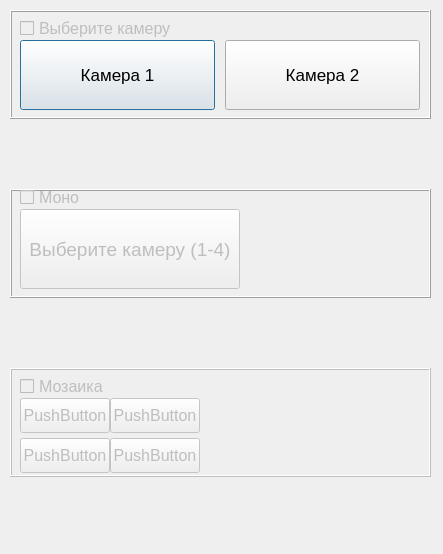
<?xml version="1.0" encoding="UTF-8"?>
<ui version="4.0">
 <class>dgCameraMode</class>
 <widget class="QDialog" name="dgCameraMode">
  <property name="geometry">
   <rect>
    <x>0</x>
    <y>0</y>
    <width>443</width>
    <height>554</height>
   </rect>
  </property>
  <property name="sizePolicy">
   <sizepolicy hsizetype="Fixed" vsizetype="Fixed">
    <horstretch>5</horstretch>
    <verstretch>5</verstretch>
   </sizepolicy>
  </property>
  <property name="font">
   <font>
    <pointsize>12</pointsize>
   </font>
  </property>
  <property name="windowTitle">
   <string>Dialog</string>
  </property>
  <widget class="QWidget" name="verticalLayoutWidget">
   <property name="geometry">
    <rect>
     <x>10</x>
     <y>10</y>
     <width>421</width>
     <height>531</height>
    </rect>
   </property>
   <layout class="QVBoxLayout" name="verticalLayout">
    <item>
     <widget class="QFrame" name="frPiP">
      <property name="minimumSize">
       <size>
        <width>0</width>
        <height>109</height>
       </size>
      </property>
      <property name="maximumSize">
       <size>
        <width>16777215</width>
        <height>109</height>
       </size>
      </property>
      <property name="frameShape">
       <enum>QFrame::Box</enum>
      </property>
      <property name="frameShadow">
       <enum>QFrame::Raised</enum>
      </property>
      <widget class="QCheckBox" name="chbPip">
       <property name="enabled">
        <bool>false</bool>
       </property>
       <property name="geometry">
        <rect>
         <x>10</x>
         <y>10</y>
         <width>261</width>
         <height>17</height>
        </rect>
       </property>
       <property name="text">
        <string>Выберите камеру</string>
       </property>
      </widget>
      <widget class="QPushButton" name="btBig">
       <property name="geometry">
        <rect>
         <x>10</x>
         <y>30</y>
         <width>195</width>
         <height>70</height>
        </rect>
       </property>
       <property name="font">
        <font>
         <pointsize>13</pointsize>
        </font>
       </property>
       <property name="text">
        <string>Камера 1</string>
       </property>
       <property name="autoDefault">
        <bool>true</bool>
       </property>
      </widget>
      <widget class="QPushButton" name="btSmall">
       <property name="geometry">
        <rect>
         <x>215</x>
         <y>30</y>
         <width>195</width>
         <height>70</height>
        </rect>
       </property>
       <property name="font">
        <font>
         <pointsize>13</pointsize>
        </font>
       </property>
       <property name="text">
        <string>Камера 2</string>
       </property>
       <property name="autoDefault">
        <bool>true</bool>
       </property>
      </widget>
     </widget>
    </item>
    <item>
     <spacer name="verticalSpacer">
      <property name="orientation">
       <enum>Qt::Vertical</enum>
      </property>
      <property name="sizeHint" stdset="0">
       <size>
        <width>20</width>
        <height>40</height>
       </size>
      </property>
     </spacer>
    </item>
    <item>
     <widget class="QFrame" name="frMono">
      <property name="enabled">
       <bool>true</bool>
      </property>
      <property name="minimumSize">
       <size>
        <width>0</width>
        <height>109</height>
       </size>
      </property>
      <property name="maximumSize">
       <size>
        <width>16777215</width>
        <height>109</height>
       </size>
      </property>
      <property name="autoFillBackground">
       <bool>false</bool>
      </property>
      <property name="frameShape">
       <enum>QFrame::Box</enum>
      </property>
      <property name="frameShadow">
       <enum>QFrame::Raised</enum>
      </property>
      <widget class="QCheckBox" name="chbMono">
       <property name="enabled">
        <bool>false</bool>
       </property>
       <property name="geometry">
        <rect>
         <x>10</x>
         <y>0</y>
         <width>251</width>
         <height>17</height>
        </rect>
       </property>
       <property name="text">
        <string>Моно                                </string>
       </property>
      </widget>
      <widget class="QPushButton" name="btMono">
       <property name="enabled">
        <bool>false</bool>
       </property>
       <property name="geometry">
        <rect>
         <x>10</x>
         <y>20</y>
         <width>220</width>
         <height>80</height>
        </rect>
       </property>
       <property name="font">
        <font>
         <pointsize>14</pointsize>
        </font>
       </property>
       <property name="text">
        <string>Выберите камеру (1-4)</string>
       </property>
       <property name="checkable">
        <bool>false</bool>
       </property>
      </widget>
     </widget>
    </item>
    <item>
     <spacer name="verticalSpacer_3">
      <property name="orientation">
       <enum>Qt::Vertical</enum>
      </property>
      <property name="sizeHint" stdset="0">
       <size>
        <width>20</width>
        <height>40</height>
       </size>
      </property>
     </spacer>
    </item>
    <item>
     <widget class="QFrame" name="frMosaic">
      <property name="enabled">
       <bool>false</bool>
      </property>
      <property name="minimumSize">
       <size>
        <width>0</width>
        <height>109</height>
       </size>
      </property>
      <property name="maximumSize">
       <size>
        <width>16777215</width>
        <height>109</height>
       </size>
      </property>
      <property name="frameShape">
       <enum>QFrame::Box</enum>
      </property>
      <property name="frameShadow">
       <enum>QFrame::Raised</enum>
      </property>
      <widget class="QCheckBox" name="chbMosaic">
       <property name="enabled">
        <bool>false</bool>
       </property>
       <property name="geometry">
        <rect>
         <x>10</x>
         <y>10</y>
         <width>271</width>
         <height>17</height>
        </rect>
       </property>
       <property name="text">
        <string>Мозаика                           </string>
       </property>
      </widget>
      <widget class="QPushButton" name="btTopLeft">
       <property name="geometry">
        <rect>
         <x>10</x>
         <y>30</y>
         <width>90</width>
         <height>35</height>
        </rect>
       </property>
       <property name="minimumSize">
        <size>
         <width>90</width>
         <height>0</height>
        </size>
       </property>
       <property name="text">
        <string>PushButton</string>
       </property>
      </widget>
      <widget class="QPushButton" name="btBottomLeft">
       <property name="geometry">
        <rect>
         <x>10</x>
         <y>70</y>
         <width>90</width>
         <height>35</height>
        </rect>
       </property>
       <property name="minimumSize">
        <size>
         <width>90</width>
         <height>0</height>
        </size>
       </property>
       <property name="text">
        <string>PushButton</string>
       </property>
      </widget>
      <widget class="QPushButton" name="btTopRight">
       <property name="geometry">
        <rect>
         <x>100</x>
         <y>30</y>
         <width>90</width>
         <height>35</height>
        </rect>
       </property>
       <property name="minimumSize">
        <size>
         <width>90</width>
         <height>0</height>
        </size>
       </property>
       <property name="text">
        <string>PushButton</string>
       </property>
      </widget>
      <widget class="QPushButton" name="btBottomRight">
       <property name="geometry">
        <rect>
         <x>100</x>
         <y>70</y>
         <width>90</width>
         <height>35</height>
        </rect>
       </property>
       <property name="minimumSize">
        <size>
         <width>90</width>
         <height>0</height>
        </size>
       </property>
       <property name="text">
        <string>PushButton</string>
       </property>
      </widget>
     </widget>
    </item>
    <item>
     <spacer name="verticalSpacer_2">
      <property name="orientation">
       <enum>Qt::Vertical</enum>
      </property>
      <property name="sizeHint" stdset="0">
       <size>
        <width>20</width>
        <height>40</height>
       </size>
      </property>
     </spacer>
    </item>
   </layout>
  </widget>
 </widget>
 <resources/>
 <connections/>
</ui>
